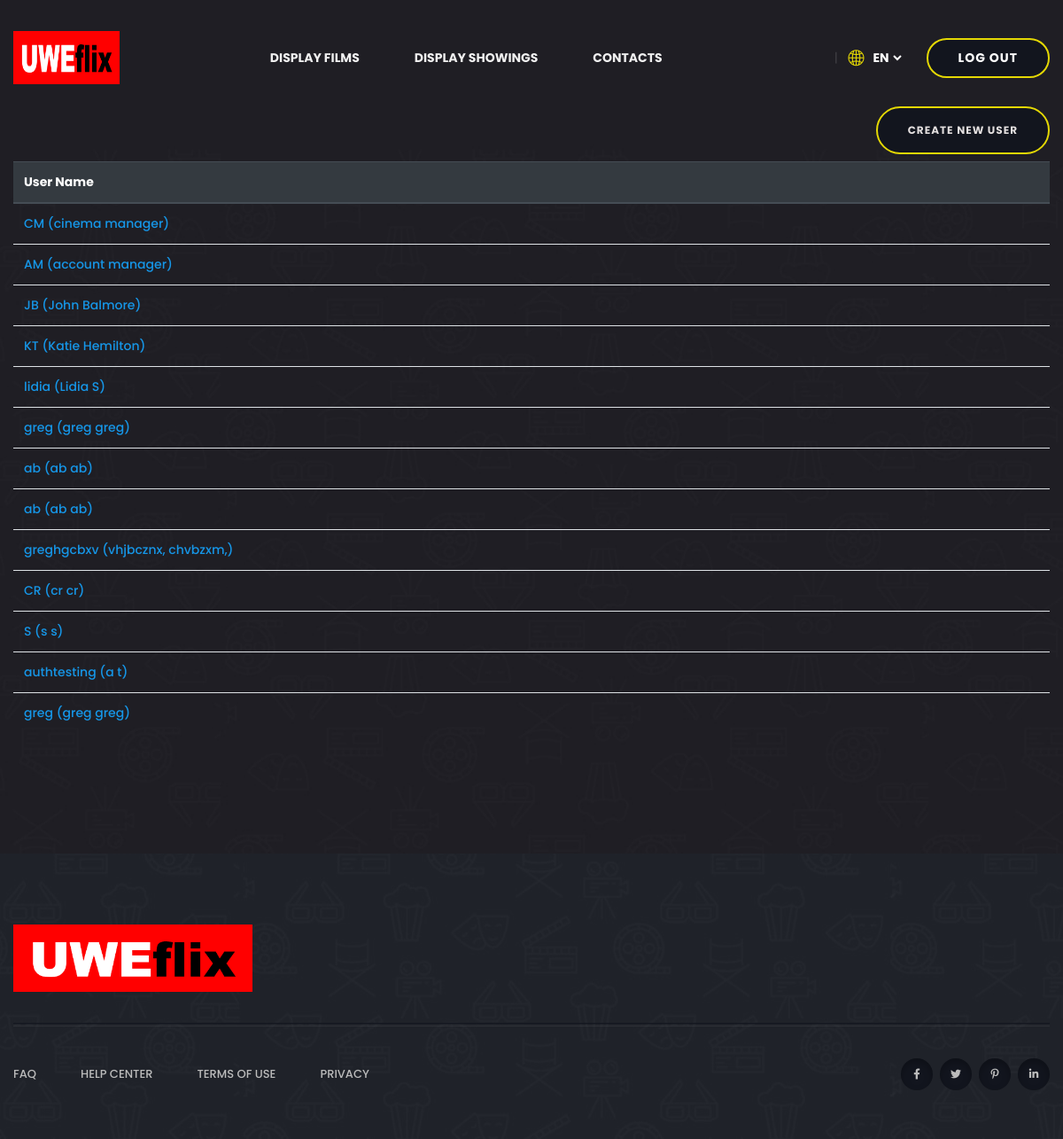
The page /accounts (signed in) on the database as committed earlier.
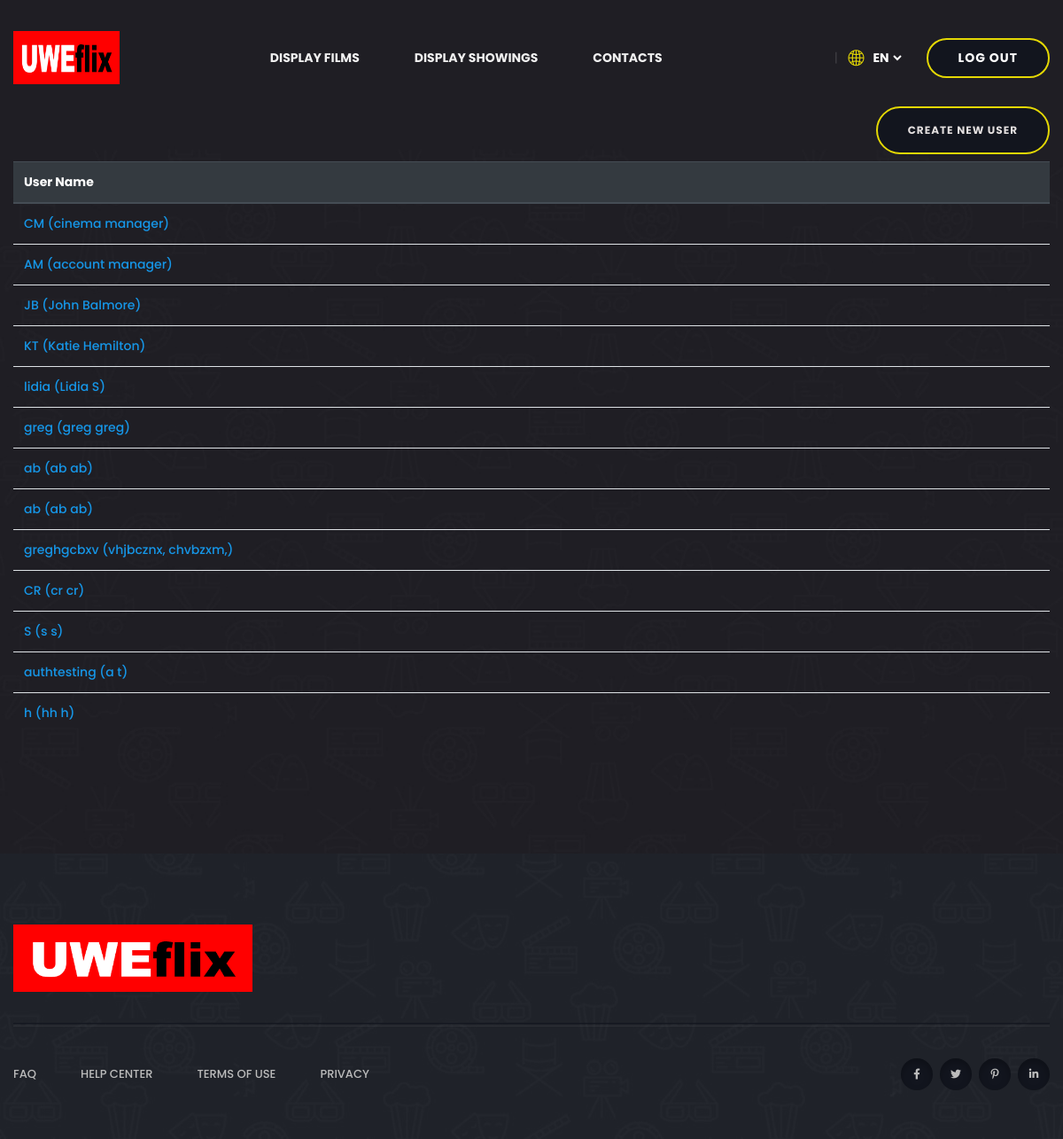
The same page on the database as committed later.
### accounts/models.py (models this page shows, shortened)
class User(models.Model):
    username = models.CharField(max_length=255)
    password = models.CharField(max_length=255)
    class UserType(models.TextChoices):
        CUSTOMER = 'C', _('Customer')
        STUDENT = 'S', _('Student')
        CLUBREP = 'CR', _('Club Rep')
        ACCOUNTSMANAGER = 'AM', _('Accounts Manager')
        CINEMAMANAGER = 'CM', _('Cinema Manager')
    userType = models.CharField(
        max_length = 2,
        choices = UserType.choices,
        default = UserType.CUSTOMER
    )
    firstName = models.CharField(max_length=255)
    lastName = models.CharField(max_length=255)
    dateOfBirth = models.DateField()
    userEmail = models.CharField(max_length=255)
    affiliatedClub = models.ForeignKey(Club, on_delete=models.CASCADE, blank=True, null=True)
    paymentDetails = models.ForeignKey(PaymentDetails, on_delete=models.CASCADE, blank=True, null=True)
    balance = models.IntegerField(default=0, validators=[MinValueValidator(-150)])
    activated = models.BooleanField(default=False)

### accounts/views.py (the view)
# urls.py: path('', views.index, {'user_required': True, 'user_types_required': (User.UserType.CINEMAMANAGER)}, name='index'),
def index(request, user_required=True, user_types_required=(User.UserType.ACCOUNTSMANAGER)):
    userList = User.objects.all() # List of all Users
    message = request.GET.get('message') # Get any message from previous pages
    context = {
        'userList': userList,
        'message': message,
    }
    return render(request, 'accounts/index.html', context)

### accounts/permissions.py (called while the page is built)
    def __call__(self, request):
        response = self.get_response(request)
        return response

    def process_view(self, request, view_func, view_args, view_kwargs):
        user_required = view_kwargs.get('user_required', None)
        user_types_required = view_kwargs.get('user_types_required', None)
        if user_required or user_types_required:
            user = self.get_authenticated_user(request)
            if not user:
                return redirect(reverse('login') + '?message=Login Required')
            if user_types_required and user.userType not in user_types_required:
                return redirect(reverse('home') + '?message=You do not have the relevant permissions')

    @staticmethod
    def get_authenticated_user(request):
        user_id = request.session.get('id', None)
        if user_id:
            try:
                user = User.objects.get(pk=user_id)
                return user
            except User.DoesNotExist:
                return None
        return None

### accounts/templates/accounts/index.html
{% extends "uwe/base.html" %}
{% load static %}
{% block content %}
<section class="services-area services-bg" data-background="{% static 'uwe/img/bg/services_bg.jpg' %}">
    <div class="container">
        <a class="btn mb-2 float-right" href="{% url 'accounts:createUser' %}">Create new User</a>
        <div class=" align-items-center">
            <table class="table">
                <thead class="thead-dark">
                <tr>
                    <th scope="col">User Name</th>
                </tr>
                </thead>
                <tbody>
                {% for user in userList %}
                {% if userList %}
                <tr>
                    <td>
                    <a href="{% url 'accounts:manageUser' user.id %}">
                        {{ user.username }} ({{ user.firstName }} {{ user.lastName }})
                    </a>
                    </td>
                </tr>
                {% else %}
                <td>
                    <p>There are no users</p>
                </td>
                {% endif %}
                {% endfor %}
                </tbody>
            </table>
        </div>
    </div>
</section>
{%endblock%}

### uwe/templates/uwe/base.html (shortened to what this page needs)
<!DOCTYPE html>
<html>
<head>
    {% load static %}
    <link rel="stylesheet" href="{% static 'uwe/css/bootstrap.min.css' %}"/>
    <link rel="stylesheet" href="{% static 'uwe/css/animate.min.css' %}"/>
    <link rel="stylesheet" href="{% static 'uwe/css/magnific-popup.css' %}"/>
    <link rel="stylesheet" href="{% static 'uwe/css/fontawesome-all.min.css' %}"/>
    <link rel="stylesheet" href="{% static 'uwe/css/owl.carousel.min.css' %}"/>
    <link rel="stylesheet" href="{% static 'uwe/css/flaticon.css' %}"/>
    <link rel="stylesheet" href="{% static 'uwe/css/odometer.css' %}"/>
    <link rel="stylesheet" href="{% static 'uwe/css/aos.css' %}"/>
    <link rel="stylesheet" href="{% static 'uwe/css/slick.css' %}"/>
    <link rel="stylesheet" href="{% static 'uwe/css/default.css' %}"/>
    <link rel="stylesheet" href="{% static 'uwe/css/style.css' %}"/>
    <link rel="stylesheet" href="{% static 'uwe/css/responsive.css' %}"/>
</head>
<body>
<header>
    <div id="sticky-header" class="menu-area transparent-header">
        <div class="container custom-container">
            <div class="row">
                <div class="col-12">
                    <div class="menu-wrap">
                        <nav class="menu-nav show">
                            <div class="logo">
                                <a href="{% url 'cinema:list_films' %}"><img src="/images/uweflix_logo.png"
                                                                             style="height:60px; width:120px;"></a>
                            </div>
                            <div class="navbar-wrap main-menu d-none d-lg-flex">
                                <ul class="navigation">
                                    <li class="menu-item">
                                        <a class="navbar-brand" href="{% url 'cinema:list_films' %}">Display Films</a>
                                    </li>
                                    <li class="menu-item">
                                        <a class="navbar-brand" href="{% url 'cinema:list_showings' %}">Display
                                            Showings</a>
                                    </li>
                                    <li><a href="{% url 'contact_us' %}">contacts</a></li>
                                </ul>
                            </div>
                            <div class="header-action d-none d-md-block">
                                <ul>
                                    <li class="header-lang">
                                        <form action="#">
                                            <div class="icon"><i class="flaticon-globe"></i></div>
                                            <select id="lang-dropdown">
                                                <option value="">En</option>
                                            </select>
                                        </form>
                                    </li>
                                    {% if request.session.id is None %}
                                    <li class="header-btn"><a href="{% url 'register' %}" class="btn">Register</a></li>
                                    <li class="header-btn"><a href="{% url 'login' %}" class="btn">Sign In</a></li>
                                    {% else %}
                                    <li class="header-btn"><a href="{% url 'logout' %}" class="btn">Log out</a></li>
                                    {% endif %}
                                </ul>
                            </div>
                    </nav>
                </div>
            </div>
        </div>
    </div>
    </div>
</header>
<main>
    {% block content %}{% endblock %}
</main>
<footer>
    <div class="footer-top-wrap">
        <div class="container">
            <div class="footer-menu-wrap">
                <div class="row align-items-center">
                    <div class="col-lg-3">
                        <div class="footer-logo">
                            <a href="{% url 'cinema:list_films' %}"><img src="/images/uweflix_logo.png"  class="img-fluid" alt=""></a>
                        </div>
                    </div>
                </div>
            </div>
            <div class="footer-quick-link-wrap">
                <div class="row align-items-center">
                    <div class="col-md-7">
                        <div class="quick-link-list">
                            <ul>
                                <li><a href="#">FAQ</a></li>
                                <li><a href="#">Help Center</a></li>
                                <li><a href="#">Terms of Use</a></li>
                                <li><a href="#">Privacy</a></li>
                            </ul>
                        </div>
                    </div>
                    <div class="col-md-5">
                        <div class="footer-social">
                            <ul>
                                <li><a href="#"><i class="fab fa-facebook-f"></i></a></li>
                                <li><a href="#"><i class="fab fa-twitter"></i></a></li>
                                <li><a href="#"><i class="fab fa-pinterest-p"></i></a></li>
                                <li><a href="#"><i class="fab fa-linkedin-in"></i></a></li>
                            </ul>
                        </div>
                    </div>
                </div>
            </div>
        </div>
    </div>
</footer>
</body>
<head>
</head>
</html>

### uwe/static/uwe/css/responsive.css (style rules this page uses)
@media (max-width: 1500px) { .custom-container { max-width: 1330px; } }
@media (max-width: 1500px) { .header-action > ul > li { position: relative; margin-left: 25px; } }

Rows that differ between the two databases and show on the page:
removed User: username "greg", firstName "greg", lastName "greg"
added User: username "h", firstName "hh", lastName "h"
